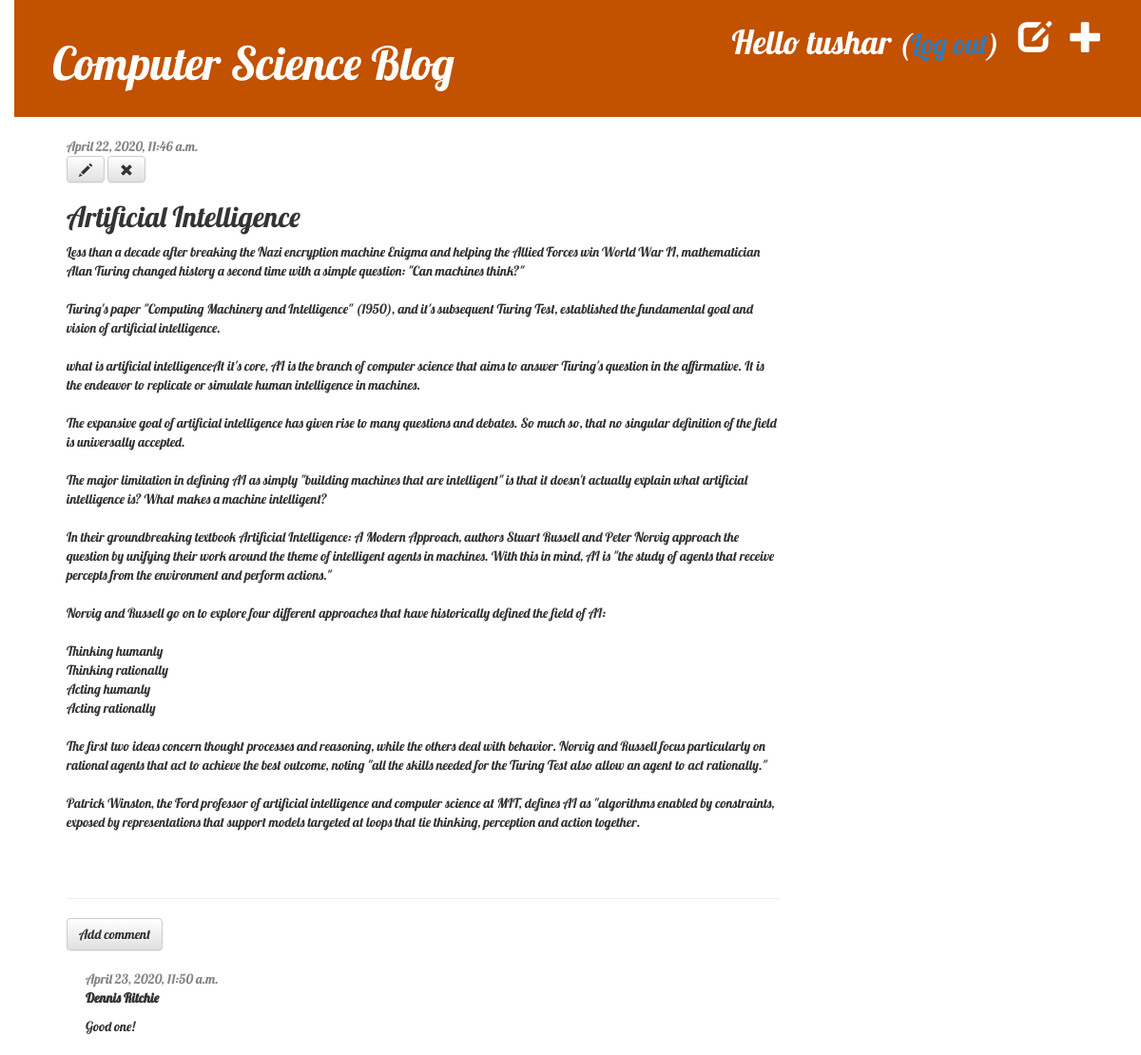
Page /post/2/ (signed in) on the committed database.
### blog/models.py (models this page shows, shortened)
class Post(models.Model):
    author = models.ForeignKey(settings.AUTH_USER_MODEL, on_delete=models.CASCADE)
    title = models.CharField(max_length=200)
    text = models.TextField()
    created_date = models.DateTimeField(default=timezone.now)
    published_date = models.DateTimeField(blank=True, null=True)
    tags = TaggableManager()

class Comment(models.Model):
    post = models.ForeignKey('blog.Post', on_delete=models.CASCADE, related_name='comments')
    author = models.CharField(max_length=200)
    text = models.TextField()
    created_date = models.DateTimeField(default=timezone.now)
    approved_comment = models.BooleanField(default=False)

### blog/views.py (the view)
# urls.py: path('post/<int:pk>/', views.post_detail, name='post_detail'),
def post_detail(request, pk):
    post = get_object_or_404(Post, pk=pk)
    return render(request, 'blog/post_detail.html', {'post': post})

### blog/templates/blog/post_detail.html (shortened to what this page needs)
{% extends 'blog/base.html' %}
{% block content %}
    <div class="post">
        {% if post.published_date %}
            <div class="date">
                {{ post.published_date }}
            </div>
        {% else %}
            <a class="btn btn-default" href="{% url 'post_publish' pk=post.pk %}">Publish</a>
        {% endif %}
        {% if user.is_authenticated %}
            <a class="btn btn-default" href="{% url 'post_edit' pk=post.pk %}"><span class="glyphicon glyphicon-pencil"></span></a>
            <a class="btn btn-default" href="{% url 'post_remove' pk=post.pk %}"><span class="glyphicon glyphicon-remove"></span></a>
        {% endif %}
        <h2>{{ post.title }}</h2>
        <p>{{ post.text|linebreaksbr }}</p>
    </div>
        <hr>
        <a class="btn btn-default" href="{% url 'add_comment_to_post' pk=post.pk %}">Add comment</a>
        {% for comment in post.comments.all %}
            {% if user.is_authenticated or comment.approved_comment %}
            <div class="comment">
                <div class="date">
                    {{ comment.created_date }}
                </div>
                <strong>{{ comment.author }}</strong>
                <p>{{ comment.text|linebreaks }}</p>
            </div>
            {% endif %}
        {% empty %}
            <p>No comments here yet :(</p>
        {% endfor %}
{% endblock %}

### blog/templates/blog/base.html (shortened to what this page needs)
{% load static %}
<html>
    <head>
        <link rel="stylesheet" href="//maxcdn.bootstrapcdn.com/bootstrap/3.2.0/css/bootstrap.min.css">
        <link rel="stylesheet" href="//maxcdn.bootstrapcdn.com/bootstrap/3.2.0/css/bootstrap-theme.min.css">
        <link rel="stylesheet" href="{% static 'css/blog.css' %}">
    </head>
    <body>
        <div class="page-header">
            {% if user.is_authenticated %}
                <a href="{% url 'post_new' %}" class="top-menu"><span class="glyphicon glyphicon-plus"></span></a>
                <a href="{% url 'post_draft_list' %}" class="top-menu"><span class="glyphicon glyphicon-edit"></span></a>
                <p class="top-menu">Hello {{ user.username }} <small>(<a href="{% url 'logout' %}">Log out</a>)</small></p>
            {% else %}
                <a href="{% url 'login' %}" class="top-menu"><span class="glyphicon glyphicon-lock"></span></a>
            {% endif %}
            <h1><a href="/">Computer Science Blog</a></h1>
        </div>
        <div class="content container">
            <div class="row">
                <div class="col-md-8">
                {% block content %}
                {% endblock %}
                </div>
            </div>
        </div>
    </body>
</html>

### blog/static/css/blog.css (style rules this page uses)
h1 a, h2 a { color: #C25100; }
body { padding-left: 15px; font-family: 'Lobster'; }
.page-header { background-color: #C25100; margin-top: 0; padding: 20px 20px 20px 40px; }
.page-header h1, .page-header h1 a, .page-header h1 a:visited, .page-header h1 a:active { color: #ffffff; font-size: 36pt; text-decoration: none; }
.content { margin-left: 40px; }
h1, h2, h3, h4 { font-family: 'Lobster', cursive; }
.date { color: #828282; }
.top-menu, .top-menu:hover, .top-menu:visited { color: #ffffff; float: right; font-size: 26pt; margin-right: 20px; }
.post { margin-bottom: 70px; }
.comment { margin: 20px 0px 20px 20px; }

### rows in the picture
Post: published_date "April 22, 2020, 11:46 a.m.", title "Artificial Intelligence", text "Less than a decade after breaking the Nazi encryption machine Enigma and helping the Allied Forces win World War II, mathematician Alan Turing changed history a second time with a simple question: \"Can machines think?\" Turing's paper \"Computing Machinery and Intelligence\" (1950), and it's subsequent Turing Test, established the fundamental goal and vision of artificial intelligence. what is artificial intelligenceAt it's core, AI is the branch of computer science that aims to answer Turing's question in the affirmative. It is the endeavor to replicate or simulate human intelligence in machines. The expansive goal of artificial intelligence has given rise to many questions and debates. So…"
Comment: created_date "April 23, 2020, 11:50 a.m.", author "Dennis Ritchie", text "Good one!"

### other values in the picture
{{ user.username }} "tushar"
